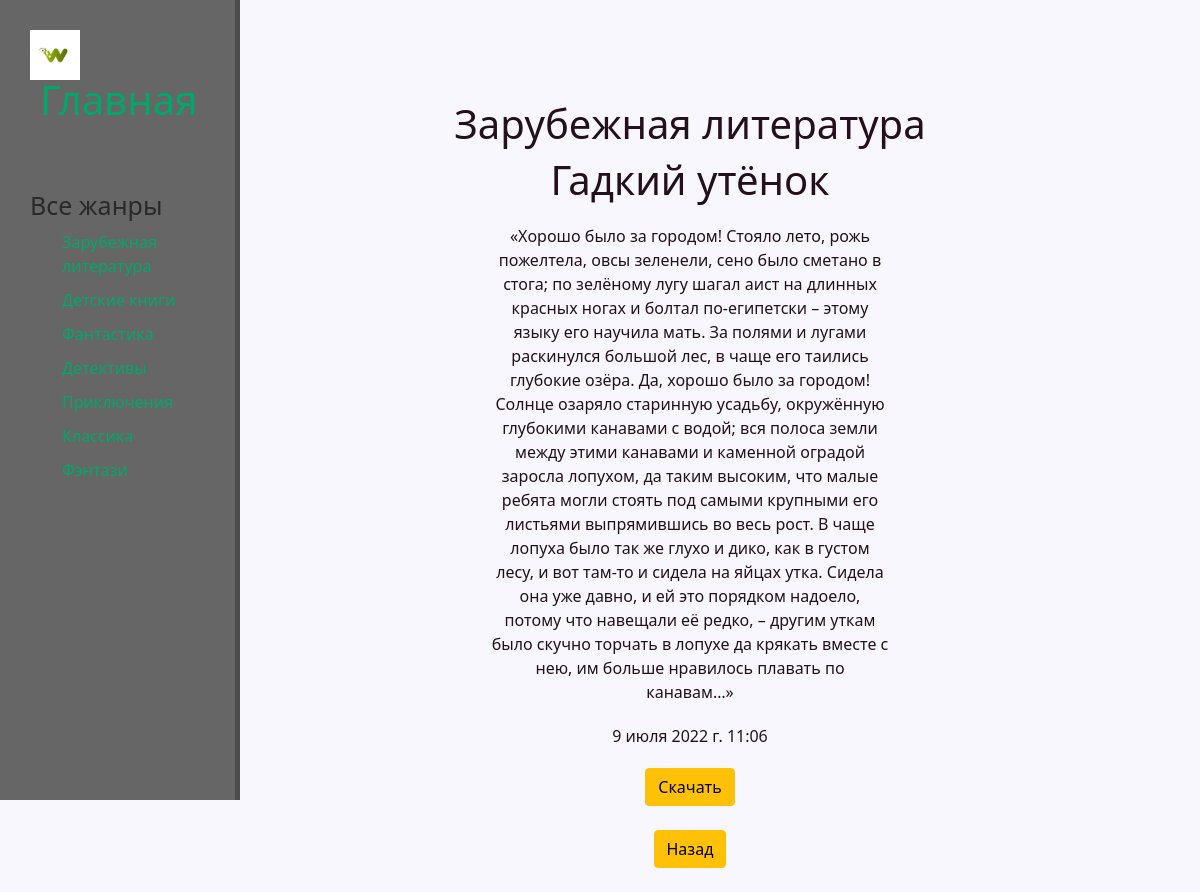
Screenshot of /зарубежная_литература/2 with the database file from the repository.
### zar_lit/models.py (models this page shows, shortened)
class ZAR_LIT(models.Model):
    objects = None
    title = models.CharField('Название', max_length=50)
    author = models.CharField('Автор', max_length=50, default='')
    briefly = models.TextField('Краткая информация')
    book = models.FileField('Книга')
    data = models.DateTimeField('Дата добавления')
    image = models.FileField(upload_to='img/')
    class Meta:
        verbose_name = 'Зарубежная литература'
        verbose_name_plural = 'Зарубежная литература'

### zar_lit/templates/zar_lit_2.html (shortened to what this page needs)
{%extends 'new/base.html'%}
{% block shapka %}
<div class="features">
    <h1>Зарубежная литература</h1>
    <h1>{{zar_lists.title}}</h1>
    <p>{{zar_lists.briefly}}</p>
    <p>{{zar_lists.data}}</p>
    <a href="{{zar_lists.book}}" class="btn btn-warning" download="">Скачать</a><br><br>
    <a href="{% url 'zar_lit'%}" ><span  class="btn btn-warning ">Назад</span></a><br><br>
{% endblock %}

### new/static/new/new.css (style rules this page uses)
body { background: #f7f7fd; height: 100vh; }
main .features { float : right; color : #23101c; margin-top: 100px; text-align: center; width: 85%; }
main .features p { max-width: 400px; margin: 20px auto }

### rows the page displays
ZAR_LIT: title "Гадкий утёнок", briefly "«Хорошо было за городом! Стояло лето, рожь пожелтела, овсы зеленели, сено было сметано в стога; по зелёному лугу шагал аист на длинных красных ногах и болтал по-египетски – этому языку его научила мать. За полями и лугами раскинулся большой лес, в чаще его таились глубокие озёра. Да, хорошо было за городом! Солнце озаряло старинную усадьбу, окружённую глубокими канавами с водой; вся полоса земли между этими канавами и каменной оградой заросла лопухом, да таким высоким, что малые ребята могли стоять под самыми крупными его листьями выпрямившись во весь рост. В чаще лопуха было так же глухо и дико, как в густом лесу, и вот там-то и сидела на яйцах утка. Сидела она уже давно, и ей это порядком…", data "9 июля 2022 г. 11:06"
